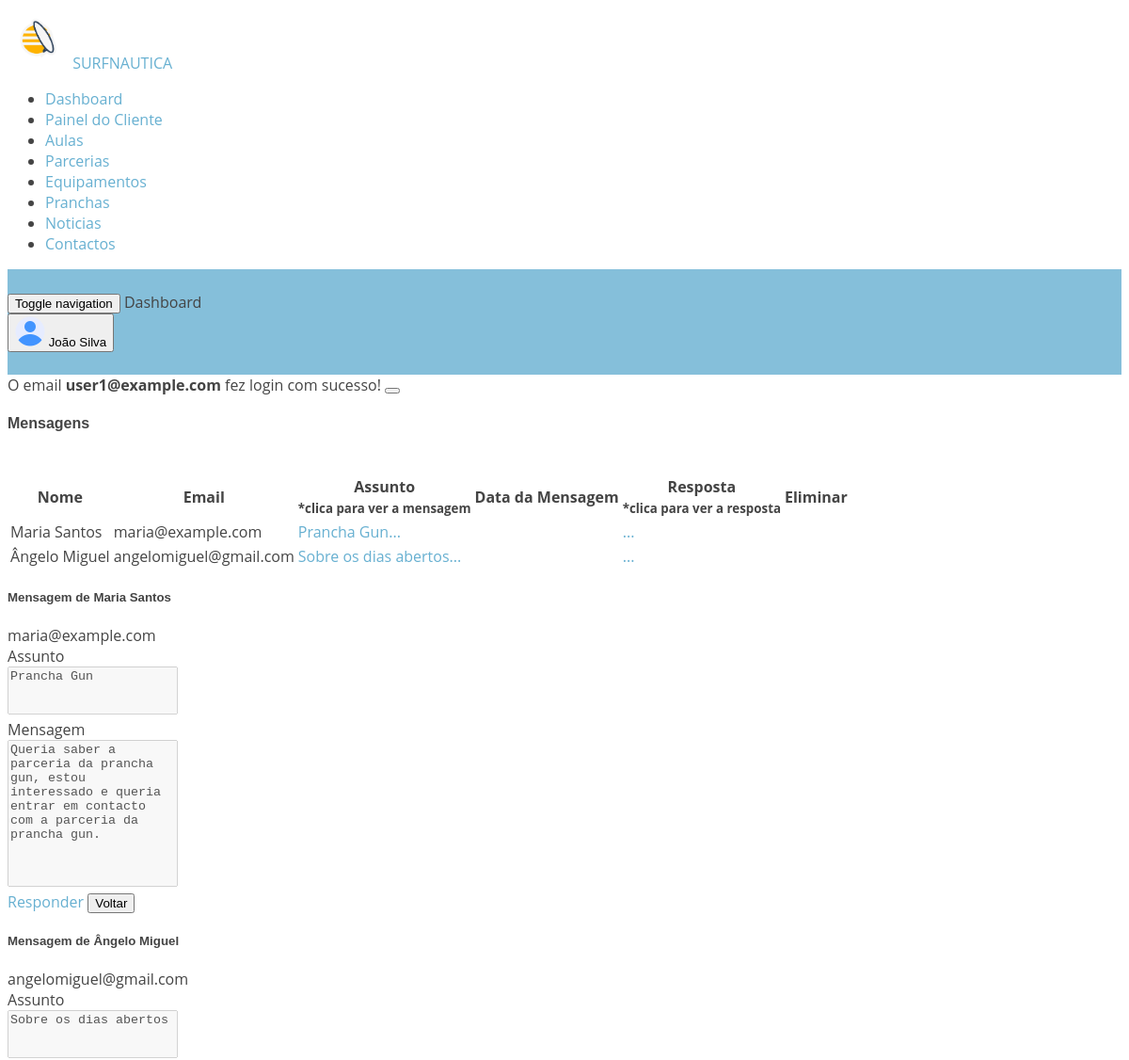
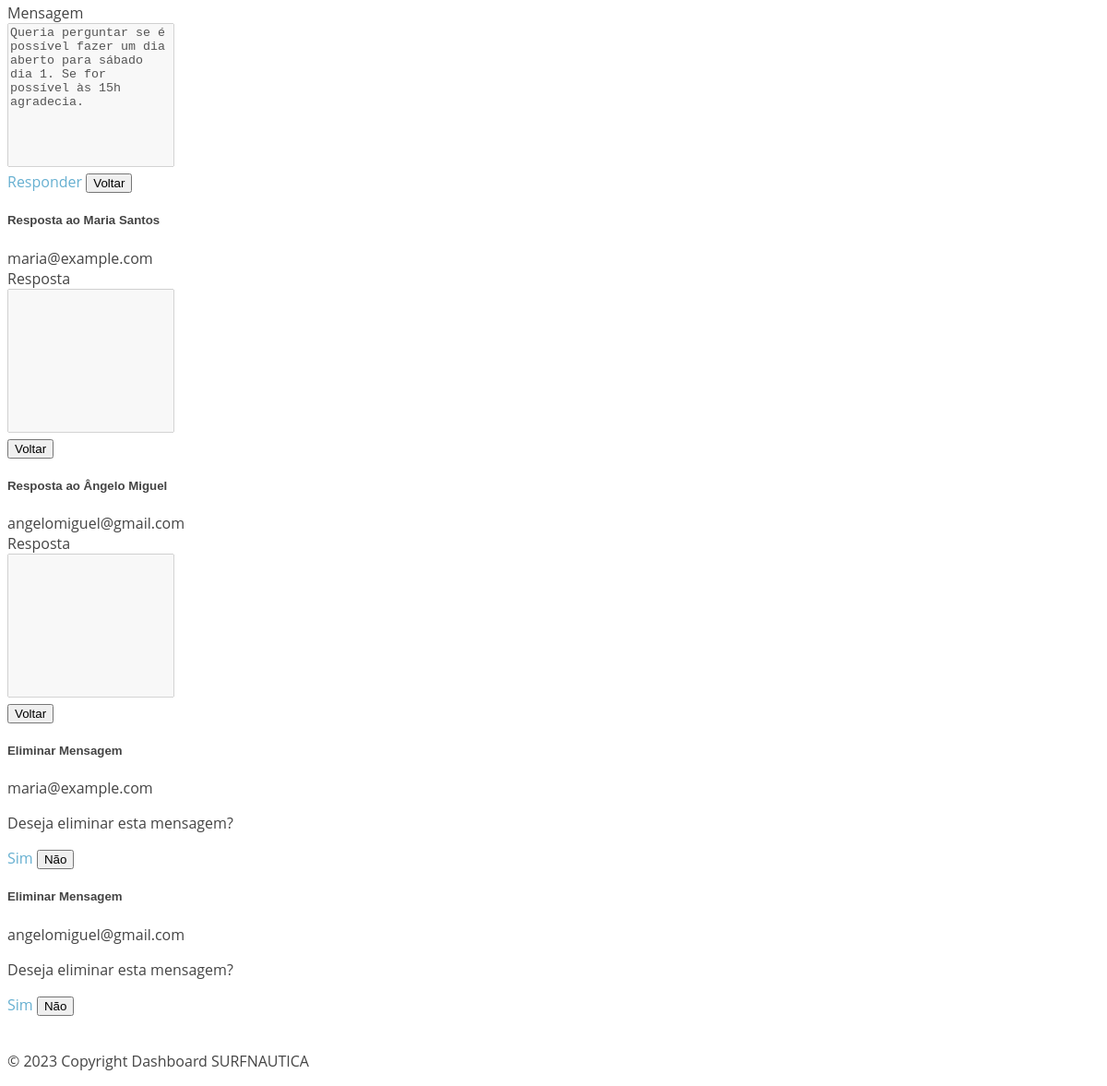
/dashboard/dashboardContacto.php (signed in), run on the app's committed database (2 pictures, top to bottom).
### tables this page shows
CREATE TABLE IF NOT EXISTS `users` (
  `id` INT(11) NOT NULL AUTO_INCREMENT,
  `email` VARCHAR(50) NOT NULL,
  `nome` VARCHAR(50) NOT NULL,
  `pass` VARCHAR(250) NOT NULL,
  `permission` INT(11) NOT NULL default 0,
  PRIMARY KEY (`id`));

CREATE TABLE IF NOT EXISTS `contacto` (
  `id_cont` INT(11) NOT NULL AUTO_INCREMENT,
  `email` VARCHAR(50) NOT NULL,
  `nome` VARCHAR(50) NOT NULL,
  `assunto` VARCHAR(50) NOT NULL,
  `mensagem` VARCHAR(250) NOT NULL,
  `resposta` VARCHAR(250),
  PRIMARY KEY (`id_cont`));

### dashboard/dashboardContacto.php (the view, shortened to what this page needs)
<?php
require_once '../conexao.php';
$query = "SELECT * FROM contacto ORDER BY id_cont DESC";
$result = mysqli_query($conn, $query);
$resultMenssage = mysqli_query($conn, $query);
$resultRespond = mysqli_query($conn, $query);
$resultdelete = mysqli_query($conn, $query);
?>
<!DOCTYPE html>
<html lang="en" dir="ltr">
<head>
  <?php
  require_once 'sheets/dashboardHead.php';
  ?>
</head>
<body class="navbar-fixed sidebar-fixed" id="body">
  <div class="wrapper">
    <aside class="left-sidebar sidebar-dark" id="left-sidebar">
      <div id="sidebar" class="sidebar sidebar-with-footer">
        <div class="app-brand">
          <a href="../index.php">
            <img src="assets/images/favicon.png" style="height: 65px;" alt="Mono">
            <span class="brand-name text-light">SURFNAUTICA</span>
          </a>
        </div>
        <?php
        require_once 'sheets/dashboardmenu.php';
        ?>
      </div>
    </aside>
    <div class="page-wrapper">
      <header class="main-header" id="header">
        <nav class="navbar navbar-expand-lg navbar-light" id="navbar">
          <button id="sidebar-toggler" class="sidebar-toggle">
            <span class="sr-only">Toggle navigation</span>
          </button>
          <span class="page-title">Dashboard</span>
          <div class="navbar-right ">
            <?php
            require_once 'sheets/dashboardNavbar.php';
            ?>
          </div>
        </nav>
      </header>
      <div class="content-wrapper">
        <div class="content">
          <div class="row">
            <div class="col-lg-12 mt-5">
              <?php
              if (isset($_SESSION["message"])) { ?>
                <div class='alert alert-<?php echo $_SESSION["message"]["type"] ?> alert-dismissible fade show' role='alert'>
                  <?php echo $_SESSION["message"]["content"]; ?>
                  <button type="button" class="close" data-dismiss="alert" aria-label="Close"><span class="mdi mdi-times"></span>
                  </button>
                </div>
              <?php unset($_SESSION["message"]);
              }
              ?>
              <div class="card">
                <div class="card-body">
                  <h4 class="header-title">Mensagens</h4>
                  <br>
                  <div class="single-table">
                    <div class="table-responsive table-hover">
                      <table class="table text-center ">
                        <thead class="text-uppercase bg-dark">
                          <tr class="text-white">
                            <th scope="col">Nome</th>
                            <th scope="col">Email</th>
                            <th scope="col">Assunto <br><small>*clica para ver a mensagem</small></th>
                            <th scope="col">Data da Mensagem</th>
                            <th scope="col">Resposta<br><small>*clica para ver a resposta</small></th>
                            <th scope="col">Eliminar</th>
                          </tr>
                        </thead>
                        <tbody>
                          <?php
                          while ($row = $result->fetch_object()) {
                            echo "<tr>";
                            echo "<td>" . $row->nome . "</td>";
                            echo "<td>" . $row->email . "</td>";
                            echo "<td><a data-toggle='modal' data-target='#viewmensagem$row->id_cont' class='text-primary' name='Menssage'><span class='txtcontact text-primary'><i class='mdi mdi-comment-text-outline'></i> " . substr("$row->assunto", 0, 25) . "...</span></a></td>";
                            echo "<td>" . $row->data_pub . "</td>";
                            echo "<td><a data-toggle='modal' data-target='#viewrespond$row->id_cont' class='text-primary' name='resposta'><span class='txtcontact text-primary' ><i class='mdi mdi-comment-text-outline'></i> " . substr("$row->resposta", 0, 25) . "...</span></a></td>";
                            echo "<td><a data-toggle='modal' data-target='#deletecontato$row->id_cont' class='text-danger' name='delete'><i class='mdi mdi-trash-can-outline'></i></a></td>";
                            echo "</tr>";
                          }
                          ?>
                        </tbody>
                      </table>
                    </div>
                  </div>
                </div>
              </div>
            </div>
          </div>
        </div>
        <?php while ($row = $resultMenssage->fetch_object()) {
          $mensagem = $row->mensagem;
          $assunto = $row->assunto;
        ?>
          <div class="modal fade" id='viewmensagem<?php echo $row->id_cont ?>' tabindex="-1" role="dialog" aria-labelledby="exampleModalLabel" aria-hidden="true">
            <div class="modal-dialog" role="document">
              <div class="modal-content">
                <div class="modal-header">
                  <h5 class="modal-title" id="exampleModalLabel">Mensagem de <b><?php echo $row->nome; ?></b></h5><span class="span-contat"><?php echo $row->email; ?><br><small><?php echo $row->data_pub;?></small></span>
                </div>
                <div class="modal-body">
                  <span>Assunto</span>
                  <div class="row">
                    <div class="col-md-12">
                      <textarea type="text" class="form-control" rows="3" style="resize: none" disabled><?= $assunto ?></textarea>
                    </div>
                  </div>
                </div>
                <div class="modal-body">
                  <span>Mensagem</span>
                  <div class="row">
                    <div class="col-md-12">
                      <textarea type="text" class="form-control" rows="10" style="resize: none" disabled><?= $mensagem ?></textarea>
                    </div>
                  </div>
                </div>
                <div class="modal-footer">
                  <?php echo "<a href='respondcontacto.php?id_cont=$row->id_cont' type='button' class='btn btn-primary'>Responder</a>"; ?>
                  <button type="button" class="btn btn-secondary" data-dismiss="modal">Voltar</button>
                </div>
              </div>
            </div>
          </div>
        <?php
        }
        ?>
        <?php while ($row = $resultRespond->fetch_object()) {
          $resposta = $row->resposta;
        ?>
          <div class="modal fade" id='viewrespond<?php echo $row->id_cont ?>' tabindex="-1" role="dialog" aria-labelledby="exampleModalLabel" aria-hidden="true">
            <div class="modal-dialog" role="document">
              <div class="modal-content">
                <div class="modal-header">
                  <h5 class="modal-title" id="exampleModalLabel">Resposta ao <b><?php echo $row->nome; ?></b></h5><span class="span-contat"><?php echo $row->email; ?><br><small><?php echo $row->data_pub;?></small></span>
                </div>
                <div class="modal-body">
                  <span>Resposta</span>
                  <div class="row">
                    <div class="col-md-12">
                      <textarea type="text" class="form-control" rows="10" style="resize: none" disabled><?= $resposta ?></textarea>
                    </div>
                  </div>
                </div>
                <div class="modal-footer">
                  <button type="button" class="btn btn-secondary" data-dismiss="modal">Voltar</button>
                </div>
              </div>
            </div>
          </div>
        <?php
        }
        ?>
        <?php while ($row = $resultdelete->fetch_object()) { ?>
          <div class="modal fade" id='deletecontato<?php echo $row->id_cont ?>' tabindex="-1" role="dialog" aria-labelledby="exampleModalLabel" aria-hidden="true">
            <div class="modal-dialog" role="document">
              <div class="modal-content">
                <div class="modal-header">
                  <h5 class="modal-title" id="exampleModalLabel">Eliminar Mensagem</h5><span class="span-contat"><?php echo $row->email; ?></span>
                </div>
                <div class="modal-body">
                  <p>Deseja eliminar esta mensagem?</p>
                </div>
                <div class="modal-footer">
                  <a href='deletecontato.php?id_cont=<?php echo $row->id_cont . '&email=' . $row->email ?>' type='button' class='btn btn-primary'>Sim</a>
                  <button type="button" class="btn btn-secondary" data-dismiss="modal">Não</button>
                </div>
              </div>
            </div>
          </div>
        <?php
        }
        ?>
        <br>
        <footer class="footer mt-auto">
          <?php
          require_once 'sheets/dashboardFooter.php';
          ?>
        </footer>
      </div>
</body>
</html>

### dashboard/sheets/dashboardNavbar.php (shortened to what this page needs)
<?php
require_once '../conexao.php';
$query = "SELECT nome FROM users WHERE email = '{$_SESSION['email']}'";
$user = mysqli_query($conn, $query);
if ($user->num_rows) {
  $row = $user->fetch_object();
  $nome = $row->nome;
?>
  <ul class="nav navbar-nav">
    <li class="dropdown user-menu">
      <button class="dropdown-toggle nav-link" data-toggle="dropdown">
        <img src="assets/images/user/user-xs.png" class="user-image rounded-circle" alt="User Image" />
        <span class="d-none d-lg-inline-block"><?php echo $nome ?></span>
      </button>
    </li>
  </ul>
<?php
}
?>

### assets/css/style.css (style rules this page uses)
body { font-family: "Open Sans", sans-serif; color: #444444; }
a { text-decoration: none; color: #67b0d1; }
h1, h2, h3, h4, h5, h6 { font-family: "Raleway", sans-serif; }
#header { transition: all 0.5s; z-index: 997; transition: all 0.5s; padding: 24px 0; background: rgba(103, 176, 209, 0.8); }
.navbar { padding: 0; }
.navbar ul { margin: 0; padding: 0; display: flex; list-style: none; align-items: center; }
.navbar li { position: relative; }

### data on the page
users: nome "João Silva"
contacto: nome "Maria Santos", email "maria@example.com", assunto "Prancha Gun", mensagem "Queria saber a parceria da prancha gun, estou interessado e queria entrar em contacto com a parceria da prancha gun."
contacto: nome "Ângelo Miguel", email "angelomiguel@gmail.com", assunto "Sobre os dias abertos", mensagem "Queria perguntar se é possível fazer um dia aberto para sábado dia 1. Se for possível às 15h agradecia."

### other printed values
$_SESSION["message"]["content"] "O email user1@example.com fez login com sucesso!"
